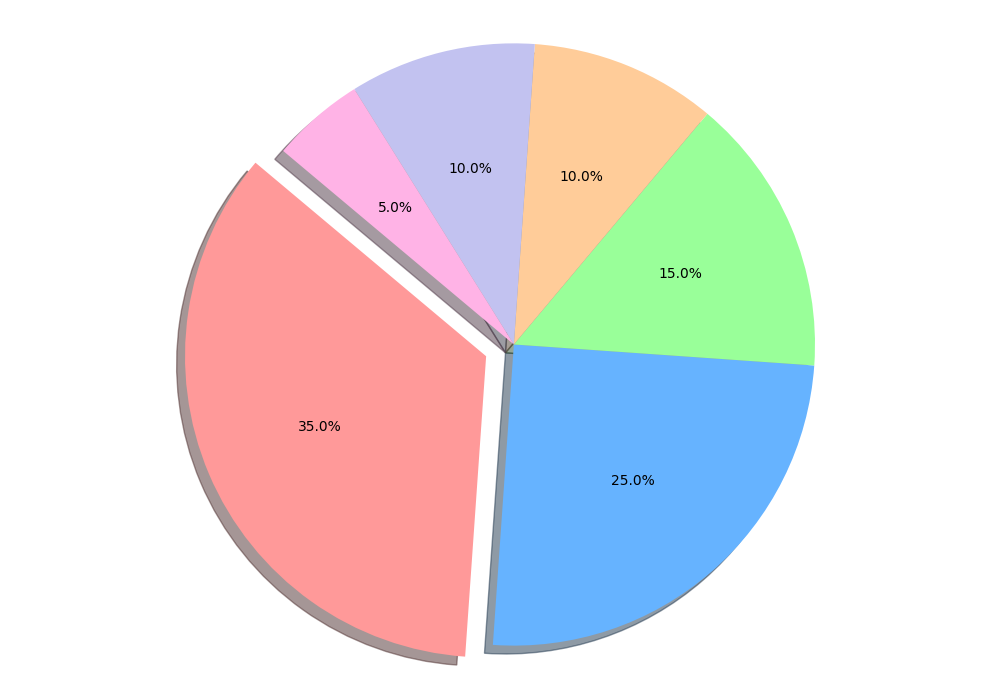

Reproduce this figure in Python.
import matplotlib.pyplot as plt

# Define energy sources consumption percentages
consumption_percentages = [35, 25, 15, 10, 10, 5]

# Colors for each energy source
colors = ['#ff9999', '#66b3ff', '#99ff99', '#ffcc99', '#c2c2f0', '#ffb3e6']

# Explode the 'Solar' slice to emphasize it
explode = (0.1, 0, 0, 0, 0, 0)

# Create figure and axis for the pie chart
fig, ax = plt.subplots(figsize=(10, 7))

# Create the pie chart without labels or titles
ax.pie(
    consumption_percentages, 
    explode=explode, 
    colors=colors,
    autopct='%1.1f%%', 
    startangle=140,
    shadow=True
)

# Equal aspect ratio ensures that the pie chart is drawn as a circle
ax.axis('equal')  

# Adjust the layout to make better space for the display
plt.tight_layout()

# Display the chart
plt.show()
